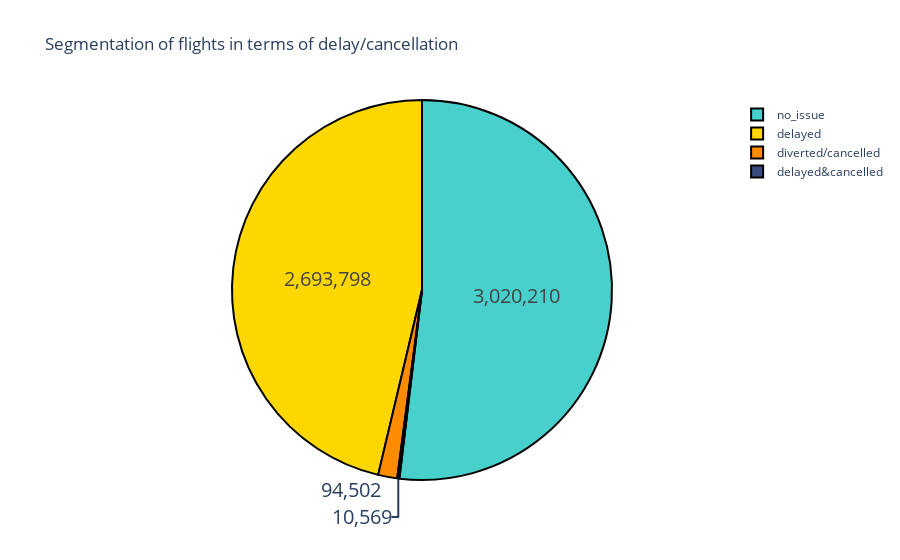

Write notebook code for a chart like this one.
### Code cell
#Then we create a pie chart to have a quick overview
colors = ['mediumturquoise','gold','darkorange','rgb(56, 75, 126)']
labels= ['no_issue','delayed','diverted/cancelled','delayed&cancelled']
values=[flights_extended[(flights_extended['delay']==0)&(flights_extended['Div/Canc']==0)]['YEAR'].count(),flights_extended[(flights_extended['delay']==1)&(flights_extended['Div/Canc']==0)]['YEAR'].count(),flights_extended[(flights_extended['Div/Canc']==1)&(flights_extended['delay']==0)]['YEAR'].count(),flights_extended[(flights_extended['Div/Canc']==1)&(flights_extended['delay']==1)]['YEAR'].count()]
        
fig = go.Figure(data=[go.Pie(labels=labels, values=values)])
fig.update_traces(hoverinfo='label+percent', textinfo='value', textfont_size=20,
                  marker=dict(colors=colors, line=dict(color='#000000', width=2)))
fig.update(layout_title_text='Segmentation of flights in terms of delay/cancellation')

fig.show()

### Figure 1 — Plotly figure (JSON) as saved in the notebook; plotly's stock layout.template omitted (floating-point values rounded to 4 significant figures)
{"data": [{"hoverinfo": "label+percent", "labels": ["no_issue", "delayed", "diverted/cancelled", "delayed&cancelled"], "marker": {"colors": ["mediumturquoise", "gold", "darkorange", "rgb(56, 75, 126)"], "line": {"color": "#000000", "width": 2}}, "textfont": {"size": 20}, "textinfo": "value", "type": "pie", "values": [3020210, 2693798, 94502, 10569]}], "layout": {"title": {"text": "Segmentation of flights in terms of delay/cancellation"}}}
